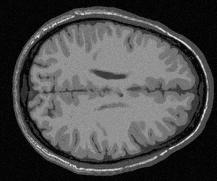
%> input picture a3/brain2.jpg, 217 x 181 px
$ octave --eval "result = double_thresholding(imread('brain2.jpg'));"   (GNU Octave 9; MATLAB toolbox functions it lacks are replaced by stand-ins)
%> lines starting %> are read from the running program, lines starting %| are printed output that depends on the picture; in (x1, y1, x2, y2) boxes, pixels count from 0 and x2, y2 are one past the last pixel; in counts of white or black regions, pixels touching at a corner belong together; the program's own positions count from 1
%From assignment spec: threshold-based implementation: based on histogram
%analysis.
%automatically compute two thresholds that seperat the three types of
%tissue.

%Input: given a binary image of the image sans- skull. Can I translate that
%back to the original (non-binary image)?

%Answer: probably

%%how the hell do we do histograms in matlab one wonders too

%do we need initial guess values? From the slides: yes.

function [img] = double_thresholding(img)

%imshow(img);
%hist = imhist(img);
%plot(hist);
Thres1 = 110;
Thres2 = 160;
minimumchange = 1;

Thres1new = 4234;
Thres2new = 345435;
while (Thres1new - Thres1 > minimumchange && Thres2new - Thres2 > minimumchange)
group1 = img <= Thres1;
group2 = img > Thres1; %can you do y < x <= c
group4 = group2 < Thres2;
group3 = img > Thres2;

mean1 = mean(img(group1));
mean2 = mean(img(group4));
mean3 = mean(img(group3));
%calculate means of groups until this stabilizes
Thres1new = (mean1 + mean2)/2;
Thres2new = (mean2 + mean3)/2;

Thres1 = Thres1new;
Thres2 = Thres2new;
end
%> this loop made 1 pass
%> (mean1, mean2, mean3, Thres1new, Thres2new, Thres1, Thres2) on pass 1: (32.35, 75.37, 187.7, 53.86, 131.5, 53.86, 131.5)
%> pass 1, in double_thresholding, `group1 = img <= Thres1;`:
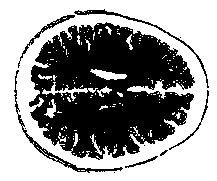
%> group1: size 181x217 logical; 58.2% white; 11 black regions (4 under 20 px), largest, box (x1, y1, x2, y2) and area: (29, 22, 195, 160) 15029, (14, 70, 123, 173) 509, (74, 9, 209, 88) 403
%> pass 1, in double_thresholding, `group3 = img > Thres2;`:
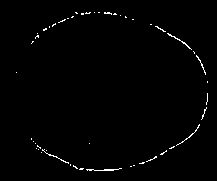
%> group3: size 181x217 logical; 1.1% white in thin lines or dots, all inside (x1, y1, x2, y2) = (16, 12, 208, 171)

segments = imquantize(img, [Thres1, Thres2]);
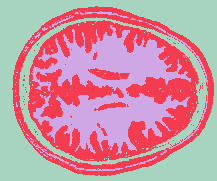
%> segments: size 181x217 double; 3 distinct labels, from 1 to 3; one colour per label, 0 black
%apparently we can use multithresh now, so let's so what we get
thresh = multithresh(img, 3);
%> thresh = [37 91 130]

seg_I = imquantize(img, thresh); % values from 1 - 4
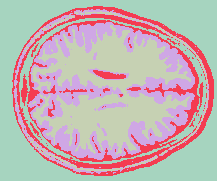
%> seg_I: size 181x217 double; 4 distinct labels, from 1 to 4; one colour per label, 0 black
RGB = label2rgb(seg_I);
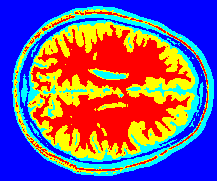
%> RGB: size 181x217x3 uint8; mean R, G, B 120.7, 93.7, 134.3
figure;
imshow(RGB)

%my original implementations image
img = mat2gray(segments);
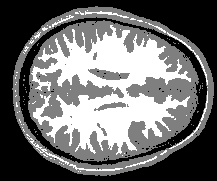
%> img: size 181x217 double; min 0, max 1, mean 0.427

figure;
imshow(img);
end

%how do you do while loops? lol

$ run again, on a3/brain3.jpg
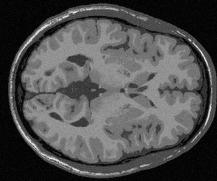
%> input picture a3/brain3.jpg, 217 x 181 px
%> the loop in double_thresholding, `while (Thres1new - Thres1 > minimumchange && Thres2new - Thres2 > mini..` made 1 pass
%> (mean1, mean2, mean3, Thres1new, Thres2new, Thres1, Thres2) on pass 1: (38.49, 78.61, 190.8, 58.55, 134.7, 58.55, 134.7)
%> in double_thresholding, `segments = imquantize(img, [Thres1, Thres2]);`:
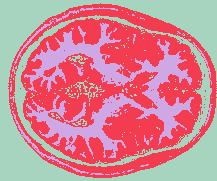
%> segments: size 181x217 double; 3 distinct labels, from 1 to 3; one colour per label, 0 black
%> thresh = [38 91 129]
%> seg_I: size 181x217 double; 4 distinct labels, from 1 to 4
%> in double_thresholding, `img = mat2gray(segments);`:
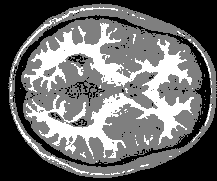
%> img: size 181x217 double; min 0, max 1, mean 0.415
